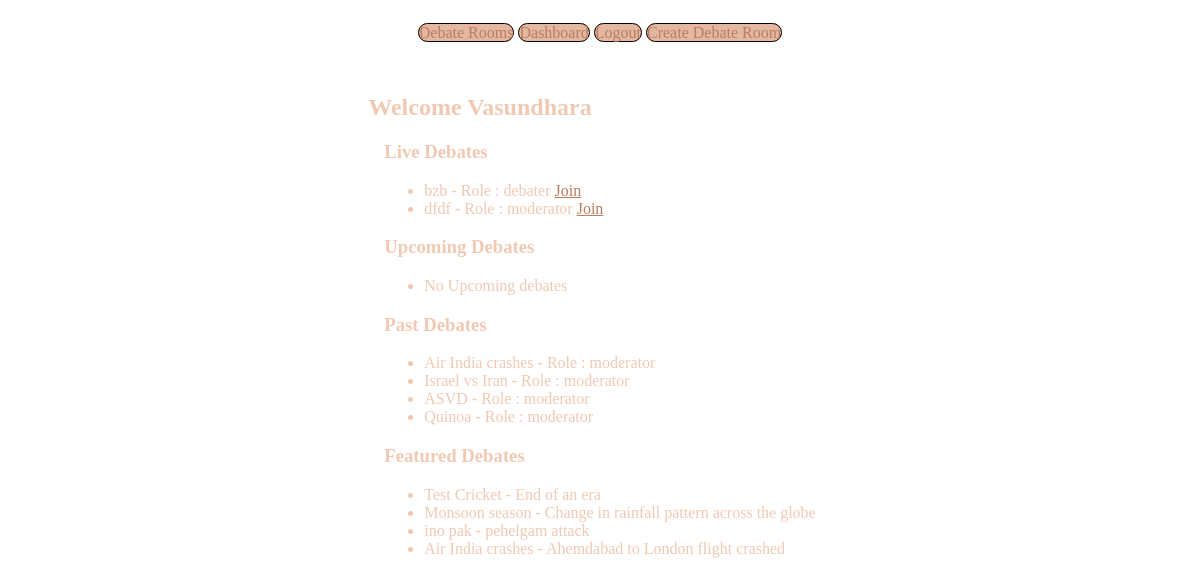
Screenshot of /debates/dashboard/ (signed in) with the database file from the repository.
### users/models.py (models this page shows, shortened)
class CustomUser(AbstractUser):
    ROLE_CHOICES = [
        ("moderator","Moderator"),
        ("debater","Debater"),
        ("audience","Audience")
    ]
    role = models.CharField(max_length=64, choices = ROLE_CHOICES, default='audience')
    is_approved = models.BooleanField(default=False)

### debates/models.py (models this page shows, shortened)
class RoomParticipant(models.Model):
    ROLE_CHOICES = [
        ("moderator","Moderator"),
        ("debater","Debater"),
        ("audience","Audience")
    ]
    user = models.ForeignKey(settings.AUTH_USER_MODEL, on_delete= models.CASCADE)
    room = models.ForeignKey(DebateRoom, on_delete=models.CASCADE, related_name="participants")
    role = models.CharField(max_length=10,choices = ROLE_CHOICES)
    joined_at = models.DateTimeField(auto_now_add=True)
    is_muted = models.BooleanField(default=False)
    is_kicked = models.BooleanField(default = False)
    class Meta:
        unique_together = ('user', 'room')

class DebateRoom(models.Model):
    Format_Choice = [
        ('1v1', '1v1'),
        ('panel','panel'),
    ]
    title = models.CharField(max_length = 255)
    description = models.TextField(blank = True)
    topic = models.CharField(max_length=255)
    created_by = models.ForeignKey(settings.AUTH_USER_MODEL,on_delete = models.CASCADE, related_name = "participants")
    is_private = models.BooleanField(default = True)
    debate_format = models.CharField(max_length=10, choices = Format_Choice,default = "1v1")
    timer_per_round = models.IntegerField(default = 180)
    allow_entry = models.BooleanField(default=True)
    is_live = models.BooleanField(default = False)
    start_time = models.DateTimeField(null=True, blank=True)
    created_at = models.DateTimeField(auto_now_add=True)
    is_featured = models.BooleanField(default = False)
    winner_declared = models.BooleanField(default=False)
    winner = models.ForeignKey(settings.AUTH_USER_MODEL, null=True, blank=True, on_delete=models.SET_NULL, related_name='won_debates')

### debates/views.py (the view)
# urls.py: path('dashboard/',views.dashboard, name="dashboard"),
@login_required
def dashboard(request):
    my_participations = RoomParticipant.objects.select_related('room').filter(user=request.user)
    live_rooms = my_participations.filter(room__is_live = True).filter(
        room__start_time__isnull=False  # Not started yet
    )
    upcoming_rooms = my_participations.filter(room__is_live = False).filter(
        room__start_time__isnull=True  # Not started yet
    )
    past_rooms = my_participations.filter(room__is_live = False).exclude(
        room__start_time__isnull=True  # to make sure it's a finished debate
    )
    featured_rooms = DebateRoom.objects.filter(is_featured = True)
    return render(request, 'debates/dashboard.html',{
        'live_rooms' : live_rooms,
        'upcoming_rooms': upcoming_rooms,
        'past_rooms' : past_rooms,
        'featured_rooms' : featured_rooms,
    })

### debates/templates/debates/dashboard.html
{% extends "debates/layout.html" %}
{% block body %}
    <div class="container">
        <h2>Welcome {{user.username}}</h2>
        <div class="section">
            <h3>Live Debates</h3>
            <ul>
                {% for participant in live_rooms %}
                <li>{{ participant.room.title}} - Role : {{participant.role}}
                    <a href="{% url 'debate_room_detail' participant.room.id %}">Join</a>
                </li>
                {% empty %}
                <li>No Live debates</li>
                {% endfor %}
            </ul>
        </div>
        <div class="section">
            <h3>Upcoming Debates</h3>
            <ul>
                {% for participant in upcoming_rooms %}
                <li>{{ participant.room.title}} - Role : {{participant.role}}
                    <a href="{% url 'debate_room_detail' participant.room.id %}">Join</a>
                </li>
                {% empty %}
                <li>No Upcoming debates</li>
                {% endfor %}
            </ul>
        </div>
        <div class="section">
            <h3>Past Debates</h3>
            <ul>
                {% for participant in past_rooms %}
                <li>{{participant.room.title}} - Role : {{participant.role}}</li>
                {% empty %}
                <li>No Past debates</li>
                {% endfor %}
            </ul>
        </div>
        <div class="section">
            <h3>Featured Debates</h3>
            <ul>
                {% for room in featured_rooms %}
                <li>{{ room.title }} - {{ room.description }}</li>
                {% empty %}
                <li>No featured debates currently.</li>
                {% endfor %}
            </ul>
        </div>
    </div>
{% endblock %}

### static/css/base.css (style rules this page uses)
body { display: flex; flex-direction: column; flex-wrap: wrap; align-items: center; justify-content: center; background-image: url("bg.jpg"); background-size: cover; background-repeat: no-repeat; }
div { color: #F0C9B3; margin: 1rem; }
a { color: #B97D60; }

### rows the page displays
CustomUser: username "Vasundhara"
RoomParticipant: room "bzb", role "debater"
RoomParticipant: room "dfdf", role "moderator"
RoomParticipant: room "Air India crashes", role "moderator"
RoomParticipant: room "Israel vs Iran", role "moderator"
RoomParticipant: room "ASVD", role "moderator"
RoomParticipant: room "Quinoa", role "moderator"
DebateRoom: title "Test Cricket", description "End of an era"
DebateRoom: title "Monsoon season", description "Change in rainfall pattern across the globe"
DebateRoom: title "ino pak", description "pehelgam attack"
DebateRoom: title "Air India crashes", description "Ahemdabad to London flight crashed"
